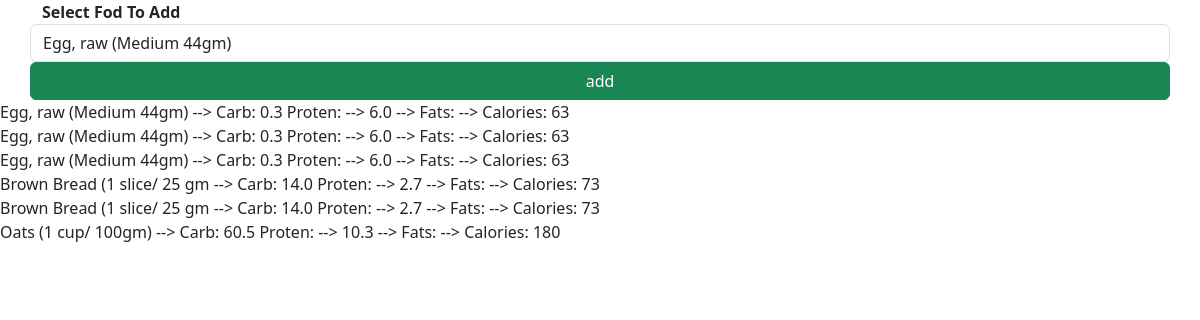
The app's page / (signed in) with its own data.
### myapp/models.py (models this page shows, shortened)
class Consume(models.Model):
    user = models.ForeignKey(User, on_delete=models.CASCADE)
    food_consumed = models.ForeignKey(Food, on_delete=models.CASCADE)

class Food(models.Model):
    name = models.CharField(max_length=100)
    carbs = models.FloatField()
    protein = models.FloatField()
    fats = models.FloatField()
    calories = models.IntegerField()

### myapp/views.py (the view)
# urls.py: path('', views.index, name='index'),
def index(request):
    if request.method=='POST':
        food_consumed = request.POST['food_consumed']
        consume = Food.objects.get(name=food_consumed)
        user = request.user
        consume = Consume(user=user, food_consumed=consume)
        consume.save()
        foods = Food.objects.all()
    else:
        foods = Food.objects.all()
    consumed_food = Consume.objects.filter(user=request.user)
    return render(request,'myapp/index.html', {'foods':foods, 'consumed_food':consumed_food})

### myapp/templates/myapp/index.html (shortened to what this page needs)
<!DOCTYPE html>
<html lang="en">
<head>
    <link href="https://cdn.jsdelivr.net/npm/bootstrap@5.3.0/dist/css/bootstrap.min.css" rel="stylesheet">
</head>
<body>
    <div class="container">
        <div class="row">
            <div class="col-md-12">
                <form method="POST">
                    <div class="form-group row">
                        {% if user.is_authenticated %}
                        <label class=""col-md-2>
                            <b>Select Fod To Add</b>
                        </label>
                        <select class="col-md-6 form-control" name="food_consumed" id="food_consumed">
                            {% for food in foods %}
                            <option value="{{ food.name }}">{{ food.name }}</option>
                            {% endfor %}
                        </select>
                        <button class="btn btn-success" type="sumbit">add</button>
                    </div>
                </form>
            </div>
        </div>
    </div>
        {% for c in consumed_food %}
            {{ c.food_consumed.name }} --> Carb: {{ c.food_consumed.carbs }} Proten: --> {{ c.food_consumed.protein }} --> Fats: {{ c.food_consumed.fat }} --> Calories: {{ c.food_consumed.calories }} <br>
        {% endfor %}
    {% endif %}
</body>
</html>

### records on screen
Consume: food_consumed.name "Egg, raw (Medium 44gm)", food_consumed.carbs "0.3", food_consumed.protein "6.0", food_consumed.calories "63"
Consume: food_consumed.name "Egg, raw (Medium 44gm)", food_consumed.carbs "0.3", food_consumed.protein "6.0", food_consumed.calories "63"
Consume: food_consumed.name "Egg, raw (Medium 44gm)", food_consumed.carbs "0.3", food_consumed.protein "6.0", food_consumed.calories "63"
Consume: food_consumed.name "Brown Bread (1 slice/ 25 gm", food_consumed.carbs "14.0", food_consumed.protein "2.7", food_consumed.calories "73"
Consume: food_consumed.name "Brown Bread (1 slice/ 25 gm", food_consumed.carbs "14.0", food_consumed.protein "2.7", food_consumed.calories "73"
Consume: food_consumed.name "Oats (1 cup/ 100gm)", food_consumed.carbs "60.5", food_consumed.protein "10.3", food_consumed.calories "180"

### other values on screen
form field food_consumed "Egg, raw (Medium 44gm)"
